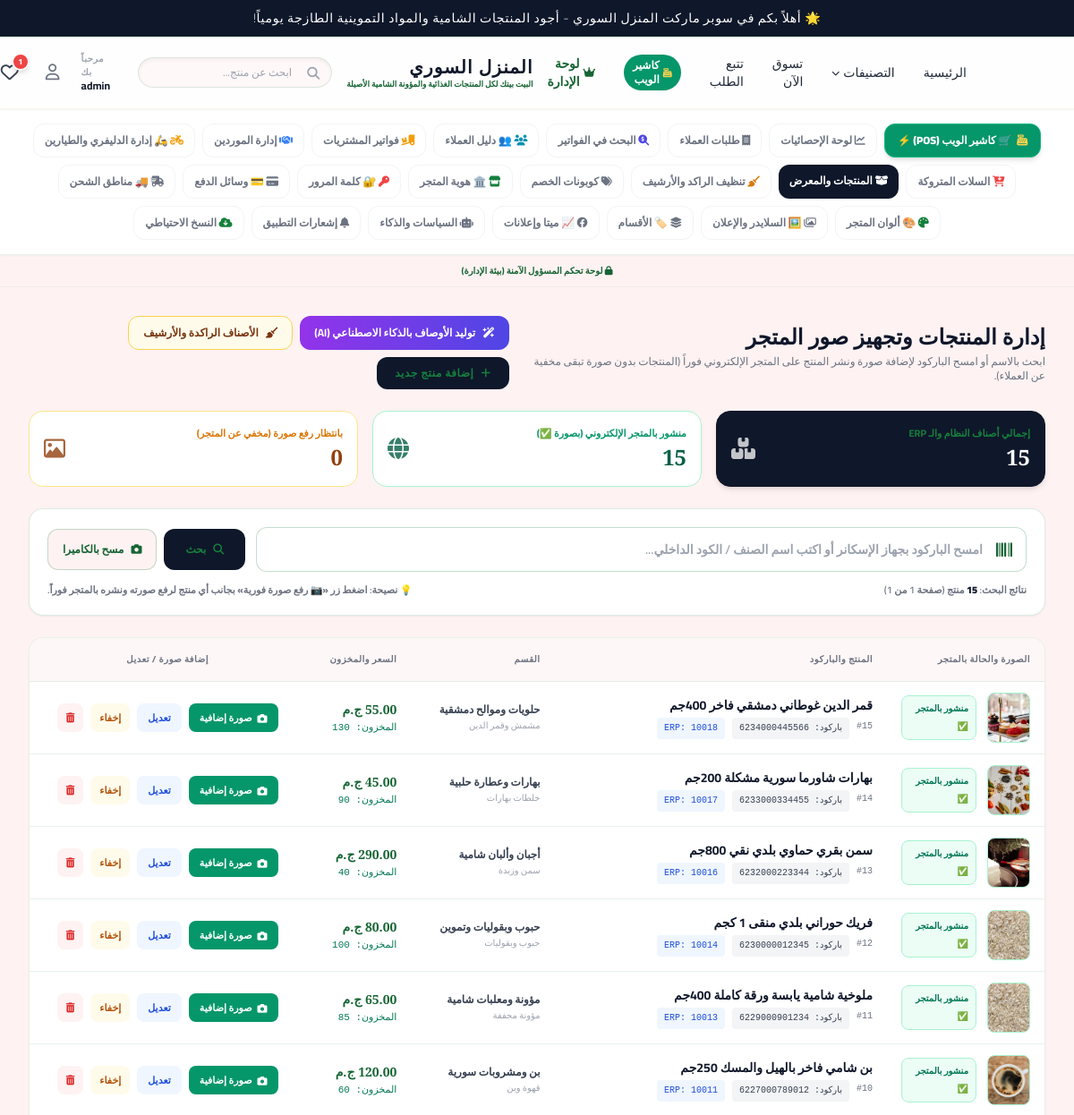
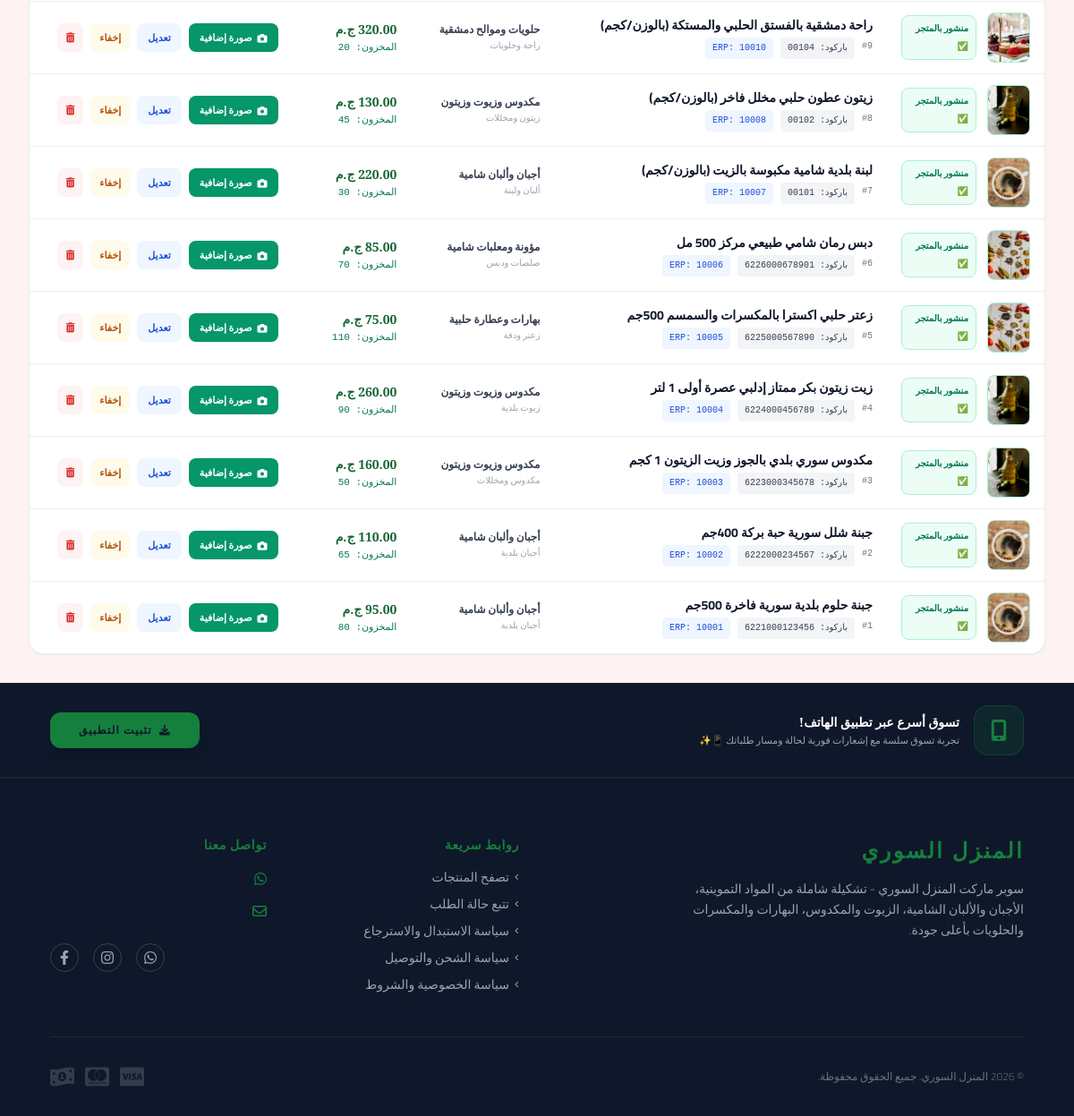
Page /admin_products.php (signed in) on the committed database (2 pictures, top to bottom).
### tables this page shows
CREATE TABLE products (
            id INTEGER PRIMARY KEY AUTOINCREMENT, name VARCHAR(255) NOT NULL, category VARCHAR(100) NOT NULL,
            description TEXT, price DECIMAL(10,2) NOT NULL, old_price DECIMAL(10,2) DEFAULT NULL, image_url VARCHAR(500), created_at TIMESTAMP DEFAULT CURRENT_TIMESTAMP
        , sub_category VARCHAR(100) DEFAULT NULL, barcode VARCHAR(100) DEFAULT NULL, barcode2 VARCHAR(100) DEFAULT NULL, barcode3 VARCHAR(100) DEFAULT NULL, all_barcodes TEXT DEFAULT NULL, local_code VARCHAR(50) DEFAULT NULL, cost DECIMAL(10,2) DEFAULT 0, stock DECIMAL(10,2) DEFAULT 100, is_pos_visible TINYINT(1) DEFAULT 1, synced INT DEFAULT 1, is_weight_based TINYINT(1) DEFAULT 0, weight_unit VARCHAR(50) DEFAULT 'كيلو', weight_options TEXT DEFAULT NULL);

### admin_products.php (the view, shortened to what the rows shown need)
<?php
require_once 'config.php';
require_once __DIR__ . '/storefront_helpers.php';
$q = trim($_GET['q'] ?? '');
$filter = trim($_GET['filter'] ?? 'all');
$per_page = 50;
$page = max(1, (int)($_GET['page'] ?? 1));
$where_parts = ["COALESCE(is_pos_visible, 1) = 1"];
$params = [];
$where_sql = implode(' AND ', $where_parts);
$offset = ($page - 1) * $per_page;
$order_sql = "ORDER BY id DESC";
$sql = "SELECT * FROM products WHERE {$where_sql} {$order_sql} LIMIT {$per_page} OFFSET {$offset}";
$stmt_rows = $pdo->prepare($sql);
if ($q !== '') {
    $exec_params = array_merge($params, [$q, $q, $q, $q, $q, $q . '%']);
    $stmt_rows->execute($exec_params);
} else {
    $stmt_rows->execute($params);
}
$products = $stmt_rows->fetchAll(PDO::FETCH_ASSOC);
include 'header.php';
?>
<div class="container mx-auto px-4 md:px-8 py-8 max-w-7xl animate-fade-in">
    <div class="flex flex-col md:flex-row justify-between items-start md:items-center gap-4 mb-6">
        <div>
            <h2 class="text-2xl font-serif font-bold text-royal-dark">إدارة المنتجات وتجهيز صور المتجر</h2>
        </div>
    </div>
    <?php if (empty($products)): ?>
        <div class="bg-white rounded-2xl border border-royal-gold/15 p-12 text-center shadow-xs">
            <i class="fa-solid fa-box-open text-4xl text-royal-gold/50 mb-3"></i>
            <h3 class="text-lg font-bold text-royal-dark">لا توجد منتجات مطابقة لبحثك</h3>
            <p class="text-xs text-gray-500 mt-1 mb-5">جرب البحث بكلمة أخرى أو اضغط «إضافة منتج جديد».</p>
            <a href="admin_products.php" class="bg-royal-charcoal text-royal-gold px-6 py-2.5 rounded-xl text-xs font-bold inline-block">عرض كل المنتجات</a>
        </div>
    <?php else: ?>
        <div class="hidden md:block bg-white border border-royal-gold/10 rounded-2xl overflow-hidden shadow-sm">
            <table class="w-full text-right text-sm">
                <thead class="bg-royal-sand/60 border-b border-royal-gold/10 text-gray-500 uppercase text-[10px] tracking-wider">
                    <tr>
                        <th class="py-3.5 px-4">الصورة والحالة بالمتجر</th>
                        <th class="py-3.5 px-4">المنتج والباركود</th>
                        <th class="py-3.5 px-4">القسم</th>
                        <th class="py-3.5 px-4">السعر والمخزون</th>
                        <th class="py-3.5 px-4 text-center">إضافة صورة / تعديل</th>
                    </tr>
                </thead>
                <tbody class="divide-y divide-royal-gold/10">
                    <?php foreach($products as $p):
                        $real_img = resolveProductDisplayImage($pdo, $p);
                        $has_img = ($real_img !== '');
                    ?>
                    <tr class="hover:bg-royal-cream/25 transition-colors">
                        <td class="py-3 px-4 w-44">
                            <div class="flex items-center gap-3">
                                <?php if ($has_img): ?>
                                    <img src="<?php echo htmlspecialchars($real_img); ?>" class="w-12 h-14 object-cover rounded-lg border border-emerald-200 bg-gray-50 shrink-0" loading="lazy">
                                    <span class="text-[10px] font-bold bg-emerald-50 text-emerald-700 border border-emerald-200 px-2 py-1 rounded-lg">منشور بالمتجر ✅</span>
                                <?php endif; ?>
                            </div>
                        </td>
                        <td class="py-3 px-4">
                            <div class="font-bold text-royal-dark"><?php echo htmlspecialchars($p['name']); ?></div>
                            <div class="flex flex-wrap gap-2 mt-1 text-[10px] font-mono text-gray-500">
                                <span>#<?php echo (int)$p['id']; ?></span>
                                <?php if (!empty($p['barcode'])): ?>
                                    <span class="bg-gray-100 px-2 py-0.5 rounded text-gray-700">باركود: <?php echo htmlspecialchars($p['barcode']); ?></span>
                                <?php endif; ?>
                                <?php if (!empty($p['local_code'])): ?>
                                    <span class="bg-blue-50 px-2 py-0.5 rounded text-blue-700">ERP: <?php echo htmlspecialchars($p['local_code']); ?></span>
                                <?php endif; ?>
                            </div>
                        </td>
                        <td class="py-3 px-4 text-xs">
                            <span class="font-semibold text-gray-700"><?php echo htmlspecialchars($p['category'] ?: 'عام'); ?></span>
                            <?php if (!empty($p['sub_category'])): ?>
                                <div class="text-[10px] text-gray-400 mt-0.5"><?php echo htmlspecialchars($p['sub_category']); ?></div>
                            <?php endif; ?>
                        </td>
                        <td class="py-3 px-4 text-xs">
                            <div class="font-serif font-bold text-royal-darkgold text-sm"><?php echo number_format((float)$p['price'], 2); ?> <?php echo htmlspecialchars($settings['store_currency'] ?? 'ج.م'); ?></div>
                            <div class="text-[11px] font-mono mt-0.5 <?php echo ((float)$p['stock'] > 0) ? 'text-emerald-700' : 'text-rose-600'; ?>">
                                المخزون: <?php echo rtrim(rtrim(number_format((float)$p['stock'], 3, '.', ''), '0'), '.') ?: '0'; ?>
                            </div>
                        </td>
                        <td class="py-3 px-4">
                            <div class="flex flex-wrap items-center justify-center gap-2">
                                <form method="POST" action="admin_products.php" enctype="multipart/form-data" class="inline-block">
                                    <label class="cursor-pointer bg-emerald-600 hover:bg-emerald-700 text-white px-3 py-1.5 rounded-lg text-[11px] font-bold transition shadow-xs inline-flex items-center gap-1.5">
                                        <i class="fa-solid fa-camera"></i> <?php echo $has_img ? 'صورة إضافية' : 'رفع صورة ونشر'; ?>
                                    </label>
                                </form>
                                <a href="admin_edit_product.php?id=<?php echo (int)$p['id']; ?>" class="bg-blue-50 text-blue-700 hover:bg-blue-100 px-3 py-1.5 rounded-lg text-[11px] font-bold transition">تعديل</a>
                                <?php if ($has_img): ?>
                                    <a href="admin_products.php?<?php echo http_build_query(array_filter(['q' => $q ?: null, 'filter' => $filter !== 'all' ? $filter : null, 'page' => $page > 1 ? $page : null, 'clear_image' => (int)$p['id']])); ?>" onclick="return confirm('إخفاء هذا المنتج عن المتجر وحذف صوره؟ (سيبقى موجوداً في الكاشير)')" class="bg-amber-50 text-amber-700 hover:bg-amber-100 px-2.5 py-1.5 rounded-lg text-[11px] font-bold transition" title="إخفاء عن المتجر وحذف الصور">إخفاء</a>
                                <?php endif; ?>
                                <a href="admin_products.php?delete=<?php echo (int)$p['id']; ?>" onclick="return confirm('هل أنت متأكد من حذف هذا المنتج نهائياً؟')" class="bg-red-50 text-red-600 hover:bg-red-100 px-2.5 py-1.5 rounded-lg text-[11px] font-bold transition" title="حذف"><i class="fa-solid fa-trash-can"></i></a>
                            </div>
                        </td>
                    </tr>
                    <?php endforeach; ?>
                </tbody>
            </table>
        </div>
    <?php endif; ?>
</div>
<?php include 'footer.php'; ?>

### rows in the picture
products: image_url (picture), name "قمر الدين غوطاني دمشقي فاخر 400جم", id "15", barcode "6234000445566", local_code "10018", category "حلويات وموالح دمشقية", sub_category "مشمش وقمر الدين", price "55.00", stock "130", shows "صورة إضافية"
products: image_url (picture), name "بهارات شاورما سورية مشكلة 200جم", id "14", barcode "6233000334455", local_code "10017", category "بهارات وعطارة حلبية", sub_category "خلطات بهارات", price "45.00", stock "90", shows "صورة إضافية"
products: image_url (picture), name "سمن بقري حماوي بلدي نقي 800جم", id "13", barcode "6232000223344", local_code "10016", category "أجبان وألبان شامية", sub_category "سمن وزبدة", price "290.00", stock "40", shows "صورة إضافية"
products: image_url (picture), name "فريك حوراني بلدي منقى 1 كجم", id "12", barcode "6230000012345", local_code "10014", category "حبوب وبقوليات وتموين", sub_category "حبوب وبقوليات", price "80.00", stock "100", shows "صورة إضافية"
products: image_url (picture), name "ملوخية شامية يابسة ورقة كاملة 400جم", id "11", barcode "6229000901234", local_code "10013", category "مؤونة ومعلبات شامية", sub_category "مؤونة مجففة", price "65.00", stock "85", shows "صورة إضافية"
products: image_url (picture), name "بن شامي فاخر بالهيل والمسك 250جم", id "10", barcode "6227000789012", local_code "10011", category "بن ومشروبات سورية", sub_category "قهوة وبن", price "120.00", stock "60", shows "صورة إضافية"
products: image_url (picture), name "راحة دمشقية بالفستق الحلبي والمستكة (بالوزن/كجم)", id "9", barcode "00104", local_code "10010", category "حلويات وموالح دمشقية", sub_category "راحة وحلويات", price "320.00", stock "20", shows "صورة إضافية"
products: image_url (picture), name "زيتون عطون حلبي مخلل فاخر (بالوزن/كجم)", id "8", barcode "00102", local_code "10008", category "مكدوس وزيوت وزيتون", sub_category "زيتون ومخللات", price "130.00", stock "45", shows "صورة إضافية"
products: image_url (picture), name "لبنة بلدية شامية مكبوسة بالزيت (بالوزن/كجم)", id "7", barcode "00101", local_code "10007", category "أجبان وألبان شامية", sub_category "ألبان ولبنة", price "220.00", stock "30", shows "صورة إضافية"
products: image_url (picture), name "دبس رمان شامي طبيعي مركز 500 مل", id "6", barcode "6226000678901", local_code "10006", category "مؤونة ومعلبات شامية", sub_category "صلصات ودبس", price "85.00", stock "70", shows "صورة إضافية"
products: image_url (picture), name "زعتر حلبي اكسترا بالمكسرات والسمسم 500جم", id "5", barcode "6225000567890", local_code "10005", category "بهارات وعطارة حلبية", sub_category "زعتر ودقة", price "75.00", stock "110", shows "صورة إضافية"
products: image_url (picture), name "زيت زيتون بكر ممتاز إدلبي عصرة أولى 1 لتر", id "4", barcode "6224000456789", local_code "10004", category "مكدوس وزيوت وزيتون", sub_category "زيوت بلدية", price "260.00", stock "90", shows "صورة إضافية"
products: image_url (picture), name "مكدوس سوري بلدي بالجوز وزيت الزيتون 1 كجم", id "3", barcode "6223000345678", local_code "10003", category "مكدوس وزيوت وزيتون", sub_category "مكدوس ومخللات", price "160.00", stock "50", shows "صورة إضافية"
products: image_url (picture), name "جبنة شلل سورية حبة بركة 400جم", id "2", barcode "6222000234567", local_code "10002", category "أجبان وألبان شامية", sub_category "أجبان بلدية", price "110.00", stock "65", shows "صورة إضافية"
products: image_url (picture), name "جبنة حلوم بلدية سورية فاخرة 500جم", id "1", barcode "6221000123456", local_code "10001", category "أجبان وألبان شامية", sub_category "أجبان بلدية", price "95.00", stock "80", shows "صورة إضافية"

### other values in the picture
$announcement_bar "🌟 أهلاً بكم في سوبر ماركت المنزل السوري - أجود المنتجات الشامية والمواد التموينية الطازجة يومياً!"
$settings['store_name'] "المنزل السوري"
$settings['store_tagline'] "البيت بيتك لكل المنتجات الغذائية والمؤونة الشامية الأصيلة"
$_SESSION['username'] "admin"
$wishlist_count "1"
$total_all "15"
$total_with_img "15"
$total_without_img "0"
$matched_count "15"
$page "1"
$total_pages "1"
$f_store_name "المنزل السوري"
$f_store_description "سوبر ماركت المنزل السوري - تشكيلة شاملة من المواد التموينية، الأجبان والألبان الشامية، الزيوت والمكدوس، البهارات والمكسرات والحلويات بأعلى جودة."
